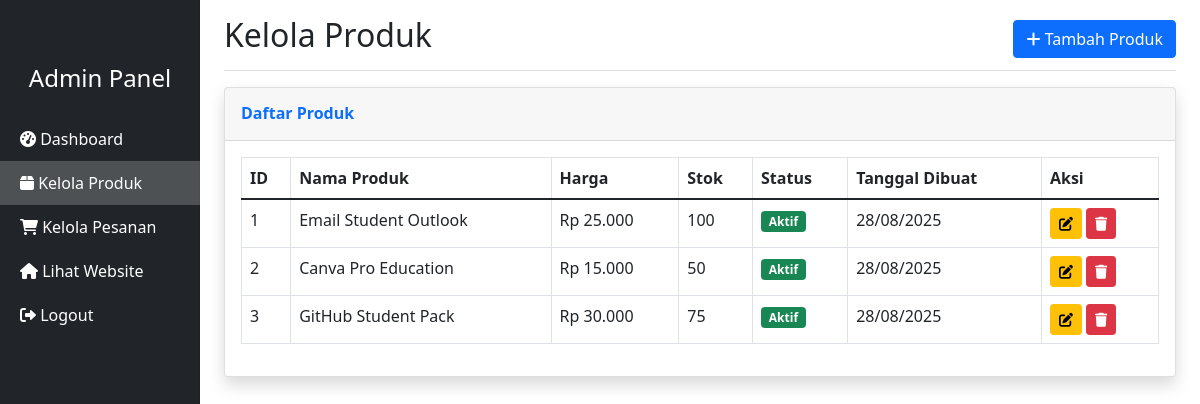
/admin/products.php (signed in), run on the app's committed database.
### tables this page shows
CREATE TABLE `products` (
  `id` int(11) NOT NULL AUTO_INCREMENT,
  `name` varchar(200) NOT NULL,
  `description` text DEFAULT NULL,
  `price` decimal(10,2) NOT NULL,
  `category_id` int(11) DEFAULT NULL,
  `image_url` varchar(255) DEFAULT NULL,
  `digital_file_url` varchar(255) DEFAULT NULL,
  `stock_quantity` int(11) DEFAULT 0,
  `is_active` tinyint(1) DEFAULT 1,
  `created_at` timestamp NOT NULL DEFAULT current_timestamp(),
  `updated_at` timestamp NOT NULL DEFAULT current_timestamp() ON UPDATE current_timestamp(),
  PRIMARY KEY (`id`),
  KEY `category_id` (`category_id`),
  CONSTRAINT `products_ibfk_1` FOREIGN KEY (`category_id`) REFERENCES `categories` (`id`)
);

### classes/Product.php (called while the page is built, shortened)
<?php
class Product {
    private $conn;
    private $table_name = "products";
    public function __construct($db) {
        $this->conn = $db;
    }
    public function readAll() {
        $query = "SELECT p.*, c.name as category_name FROM " . $this->table_name . " p
                 LEFT JOIN categories c ON p.category_id = c.id
                 WHERE p.is_active = 1 ORDER BY p.created_at DESC";
        $stmt = $this->conn->prepare($query);
        $stmt->execute();
        return $stmt;
    }
}
?>

### admin/products.php (the view, shortened to what this page needs)
<?php
require_once '../classes/Product.php';
$database = new Database();
$db = $database->getConnection();
$product = new Product($db);
$stmt = $product->readAll();
$products = $stmt->fetchAll(PDO::FETCH_ASSOC);
?>
<!DOCTYPE html>
<html lang="id">
<head>
    <link href="https://cdn.jsdelivr.net/npm/bootstrap@5.1.3/dist/css/bootstrap.min.css" rel="stylesheet">
    <link href="https://cdnjs.cloudflare.com/ajax/libs/font-awesome/6.0.0/css/all.min.css" rel="stylesheet">
    <link href="../css/admin.css" rel="stylesheet">
</head>
<body>
    <div class="container-fluid">
        <div class="row">
            <nav class="col-md-3 col-lg-2 d-md-block bg-dark sidebar">
                <div class="position-sticky pt-3">
                    <div class="text-center mb-4">
                        <h4 class="text-white">Admin Panel</h4>
                    </div>
                    <ul class="nav flex-column">
                        <li class="nav-item">
                            <a class="nav-link text-white" href="dashboard.php">
                                <i class="fas fa-tachometer-alt"></i> Dashboard
                            </a>
                        </li>
                        <li class="nav-item">
                            <a class="nav-link active text-white" href="products.php">
                                <i class="fas fa-box"></i> Kelola Produk
                            </a>
                        </li>
                        <li class="nav-item">
                            <a class="nav-link text-white" href="orders.php">
                                <i class="fas fa-shopping-cart"></i> Kelola Pesanan
                            </a>
                        </li>
                        <li class="nav-item">
                            <a class="nav-link text-white" href="../index.php">
                                <i class="fas fa-home"></i> Lihat Website
                            </a>
                        </li>
                        <li class="nav-item">
                            <a class="nav-link text-white" href="../logout.php">
                                <i class="fas fa-sign-out-alt"></i> Logout
                            </a>
                        </li>
                    </ul>
                </div>
            </nav>
            <main class="col-md-9 ms-sm-auto col-lg-10 px-md-4">
                <div class="d-flex justify-content-between flex-wrap flex-md-nowrap align-items-center pt-3 pb-2 mb-3 border-bottom">
                    <h1 class="h2">Kelola Produk</h1>
                    <button class="btn btn-primary" data-bs-toggle="modal" data-bs-target="#addProductModal">
                        <i class="fas fa-plus"></i> Tambah Produk
                    </button>
                </div>
                <div class="card shadow">
                    <div class="card-header py-3">
                        <h6 class="m-0 font-weight-bold text-primary">Daftar Produk</h6>
                    </div>
                    <div class="card-body">
                        <div class="table-responsive">
                            <table class="table table-bordered" width="100%" cellspacing="0">
                                <thead>
                                    <tr>
                                        <th>ID</th>
                                        <th>Nama Produk</th>
                                        <th>Harga</th>
                                        <th>Stok</th>
                                        <th>Status</th>
                                        <th>Tanggal Dibuat</th>
                                        <th>Aksi</th>
                                    </tr>
                                </thead>
                                <tbody>
                                    <?php foreach($products as $prod): ?>
                                    <tr>
                                        <td><?php echo $prod['id']; ?></td>
                                        <td><?php echo $prod['name']; ?></td>
                                        <td>Rp <?php echo number_format($prod['price'], 0, ',', '.'); ?></td>
                                        <td><?php echo $prod['stock_quantity']; ?></td>
                                        <td>
                                            <span class="badge bg-<?php echo $prod['is_active'] ? 'success' : 'danger'; ?>">
                                                <?php echo $prod['is_active'] ? 'Aktif' : 'Nonaktif'; ?>
                                            </span>
                                        </td>
                                        <td><?php echo date('d/m/Y', strtotime($prod['created_at'])); ?></td>
                                        <td>
                                            <button class="btn btn-sm btn-warning" onclick="editProduct(<?php echo htmlspecialchars(json_encode($prod)); ?>)">
                                                <i class="fas fa-edit"></i>
                                            </button>
                                            <button class="btn btn-sm btn-danger" onclick="deleteProduct(<?php echo $prod['id']; ?>)">
                                                <i class="fas fa-trash"></i>
                                            </button>
                                        </td>
                                    </tr>
                                    <?php endforeach; ?>
                                </tbody>
                            </table>
                        </div>
                    </div>
                </div>
            </main>
        </div>
    </div>
</body>
</html>

### css/admin.css (style rules this page uses)
.sidebar { position: fixed; top: 0; bottom: 0; left: 0; z-index: 100; padding: 48px 0 0; box-shadow: inset -1px 0 0 rgba(0, 0, 0, .1); }
.sidebar .nav-link { color: #adb5bd; padding: 10px 20px; }
.sidebar .nav-link.active { color: #fff; background-color: rgba(255, 255, 255, 0.2); }
.font-weight-bold { font-weight: 700; }

### data on the page
products: id "1", name "Email Student Outlook", price "25.000", stock_quantity "100", is_active "Aktif", created_at "28/08/2025"
products: id "2", name "Canva Pro Education", price "15.000", stock_quantity "50", is_active "Aktif", created_at "28/08/2025"
products: id "3", name "GitHub Student Pack", price "30.000", stock_quantity "75", is_active "Aktif", created_at "28/08/2025"
